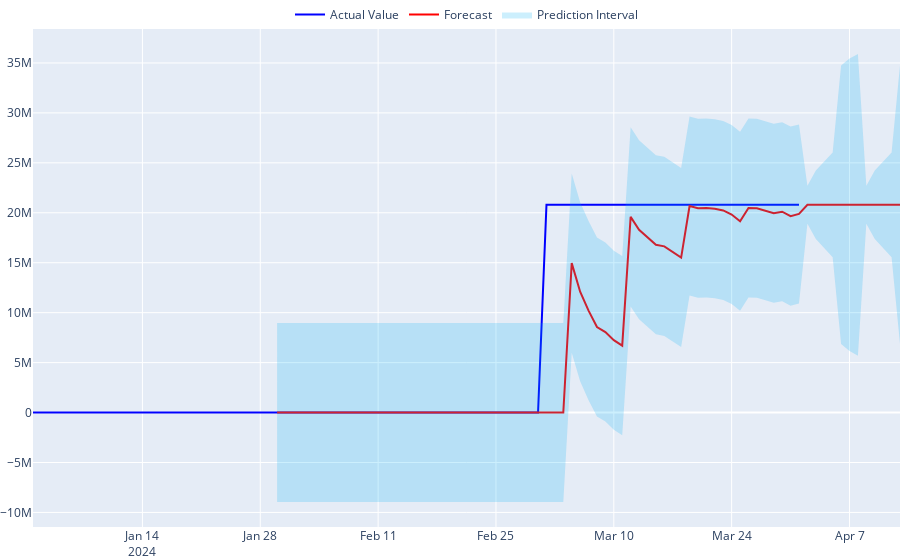

Write notebook code for a chart like this one.
### Code cell
import plotly.graph_objects as go
# Create a plotly figure
def display_plot(df,forecast_df,level):
    fig = go.Figure()
    fig.add_trace(
        go.Scatter(
            x=df['timestamp'], y=df['balance'], mode='lines', 
            line=dict(color='blue'), name='Actual Value'
        ),
    )
    fig.add_trace(
        go.Scatter(
            x=forecast_df['timestamp'], y=forecast_df['TimeGPT'], mode='lines', 
            line=dict(color='red'), name='Forecast',
        ),
    )
    lo = forecast_df[f'TimeGPT-lo-{level}'].to_list()
    hi = forecast_df[f'TimeGPT-hi-{level}'].to_list()
    ds = forecast_df['timestamp'].to_list()
    fig.add_trace(
        go.Scatter(
            x=ds + ds[::-1],  # X coordinates for the filled area.
            y=hi + lo[::-1],  # Y coordinates for the filled area.
            fill='toself',  # The area under the trace is filled.
            fillcolor='rgba(0,176,246,0.2)',  # The fill color.
            line_color='rgba(255,255,255,0)',  # The line color.
            #showlegend=False,  # The trace is not added to the legend.
            name='Prediction Interval',
        )
    )
    fig.update_layout(
        #title='Time Series ',#+selected_uid,
        #xaxis_title='Date',
        #yaxis_title='Value',
        margin=dict(l=0, r=0, t=0, b=0),  # Suppression des marges
        yaxis=dict(range=[0, None]),
        legend=dict(
        orientation="h",  # Orientation horizontale
        yanchor="bottom", # Ancrage en bas
        y=1,              # Positionnement au-dessus de la figure
        xanchor="center", # Ancrage au centre
        x=0.5             # Centré horizontalement
    )
    )
    # Show the plot
    fig.show()
    #st.plotly_chart(fig)
display_plot(expended_balance,timegpt_fcst_df,90)
